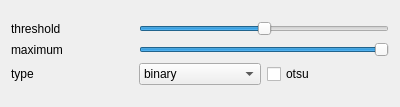
<?xml version="1.0" encoding="UTF-8"?>
<ui version="4.0">
 <class>DialogThresholding</class>
 <widget class="QDialog" name="DialogThresholding">
  <property name="geometry">
   <rect>
    <x>0</x>
    <y>0</y>
    <width>400</width>
    <height>107</height>
   </rect>
  </property>
  <property name="windowTitle">
   <string>Dialog</string>
  </property>
  <layout class="QGridLayout" name="gridLayout_2">
   <item row="0" column="1">
    <layout class="QGridLayout" name="gridLayout">
     <item row="1" column="0">
      <widget class="QLabel" name="label_2">
       <property name="text">
        <string>maximum</string>
       </property>
      </widget>
     </item>
     <item row="0" column="0">
      <widget class="QLabel" name="label">
       <property name="text">
        <string>threshold</string>
       </property>
      </widget>
     </item>
     <item row="2" column="0">
      <widget class="QLabel" name="label_3">
       <property name="text">
        <string>type</string>
       </property>
      </widget>
     </item>
     <item row="2" column="1">
      <widget class="QComboBox" name="comboBox">
       <item>
        <property name="text">
         <string>binary</string>
        </property>
       </item>
       <item>
        <property name="text">
         <string>binary_inverted</string>
        </property>
       </item>
       <item>
        <property name="text">
         <string>truncated</string>
        </property>
       </item>
       <item>
        <property name="text">
         <string>to_zero</string>
        </property>
       </item>
       <item>
        <property name="text">
         <string>to_zero_inverted</string>
        </property>
       </item>
      </widget>
     </item>
     <item row="2" column="2">
      <widget class="QCheckBox" name="checkBox">
       <property name="text">
        <string>otsu</string>
       </property>
      </widget>
     </item>
     <item row="1" column="1" colspan="2">
      <widget class="QSlider" name="horizontalSliderMaximum">
       <property name="maximum">
        <number>255</number>
       </property>
       <property name="sliderPosition">
        <number>255</number>
       </property>
       <property name="orientation">
        <enum>Qt::Horizontal</enum>
       </property>
      </widget>
     </item>
     <item row="0" column="1" colspan="2">
      <widget class="QSlider" name="horizontalSliderThreshold">
       <property name="maximum">
        <number>255</number>
       </property>
       <property name="sliderPosition">
        <number>128</number>
       </property>
       <property name="orientation">
        <enum>Qt::Horizontal</enum>
       </property>
      </widget>
     </item>
    </layout>
   </item>
  </layout>
 </widget>
 <resources/>
 <connections/>
</ui>
